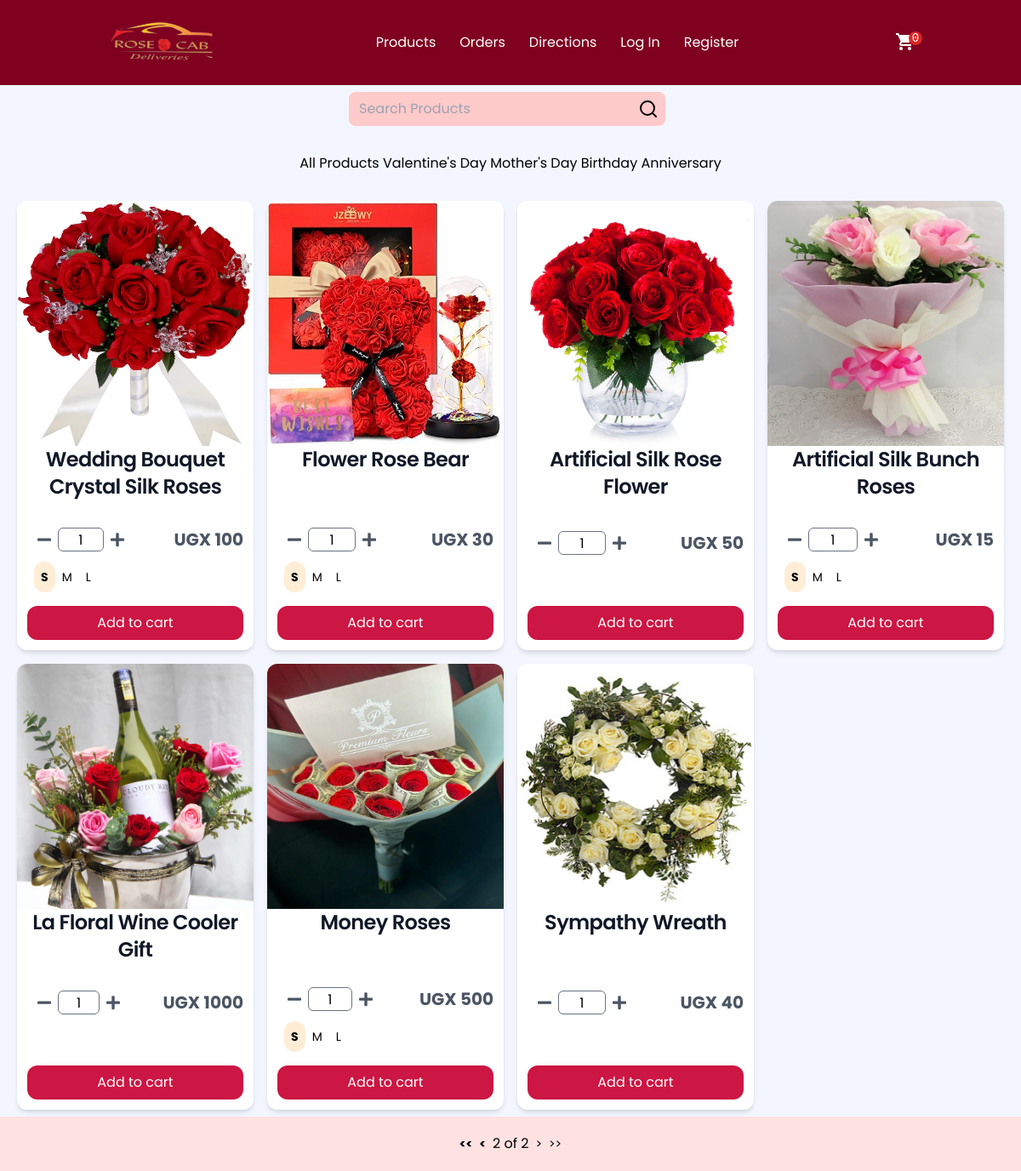
/products/?page=2, run on the app's committed database.
### store/models.py (models this page shows, shortened)
class Product(models.Model):
    id = models.UUIDField(primary_key=True, default=uuid.uuid4, editable=False)
    name = models.CharField(max_length=100)
    price = models.DecimalField(max_digits=15, decimal_places=0, blank=True, null=True)
    desc = models.TextField(max_length=500, blank=True, null=True)
    image = models.ImageField(blank=True, upload_to="images")
    created_at = models.DateField(auto_now_add=True)
    updated_at = models.DateField(auto_now=True)
    product_category = models.ForeignKey(
        "Category", on_delete=models.CASCADE, null=True, blank=True
    )
    class Meta:
        ordering = ("product_category",)
    def image_tag(self):  # pragma: no cover
        if self.image:
            return mark_safe(f'<img src="{self.image.url}" width="100" height="100" />')
    image_tag.short_description = "Image"
    @property
    def get_product_variants(self):
        variants = self.productvariant_set.all()
        return variants
    @property
    def has_variants(self):
        if self.productvariant_set.count() > 0:
            return True
        else:
            return False

class ProductVariant(models.Model):
    title = models.CharField(max_length=100, blank=True, null=True)
    product = models.ForeignKey(Product, on_delete=models.CASCADE)
    size = models.ForeignKey(Size, on_delete=models.CASCADE)
    price = models.DecimalField(max_digits=15, decimal_places=0)

class Size(models.Model):
    name = models.CharField(max_length=20, blank=True, null=True, unique=True)
    def __str__(self):
        return self.name

### store/views.py (the view)
# urls.py: path("products/", views.products, name="products"),  #customer dashboard
def products(request):
    products = Product.objects.all()
    categories = Category.objects.all()
    product_name = request.GET.get("product")
    category_name = request.GET.get("category", "")
    if product_name != "" and product_name is not None:
        products = products.filter(name__icontains=product_name)
    else:
        product_name = ""
    if category_name:
        selected_category = Category.objects.get(name=category_name)
        products = Product.objects.filter(product_category=selected_category)
        no_products_for_category = not products.exists()
    else:
        no_products_for_category = False
    paginator = Paginator(products, 10)
    page_number = request.GET.get("page")
    products = paginator.get_page(page_number)
    context = {"products": products, "search_string": product_name, 'categories': categories,
        'selected_category': category_name, "no_products_for_category": no_products_for_category}
    return render(request, "store/products.html", context=context)

### store/context_processors.py (called while the page is built)
def get_cart_quantity(request):
    if request.user.is_authenticated:
        try:
            customer = request.user.customer
        except:
            number_of_items = 0
    else:
        try:
            customer, created = Customer.objects.get_or_create(
                device=request.COOKIES["device"]
            )
        except:
            number_of_items = 0
    try:
        customer_order = Order.objects.filter(customer=customer, complete=False)[0]
        number_of_items = customer_order.get_cart_items
    except:
        number_of_items = 0
    return {"cart_quantity": number_of_items}

### templates/store/products.html (shortened to what this page needs)
{% extends "store/navbar.html" %} {% load static %}
{%block content%}
<div class="flex flex-col items-center" style="background-color: rgb(243, 246, 255); font-family: 'Poppins', sans-serif;">
<div class="flex">
  <div class="ml-auto mr-2 my-2">
    <form method="GET" class="flex bg-red-200 rounded-lg" id="search-box">
      <input
        class="border-none outline-none w-15 bg-transparent focus:ring-0"
        type="text"
        placeholder="Search Products"
        name="product"
        value="{{search_string}}"
      />
      <a
        class="mt-2"
        href="javascript:void(0);"
        onclick="document.getElementById('search-box').submit();"
      >
        <img class="mr-2" src="{% static 'store/images/search.svg' %}" alt="" />
      </a>
    </form>
  </div>
</div>
<br>
  <div class="flex-w flex-sb-m p-b-52">
  <div id="selectedCategory" class="flex-w flex-l-m filter-tope-group m-tb-10">
    <button  id="" class="stext-106 cl6 hov1 bor3 trans-04 m-r-32 m-tb-5 how-active1">
      All Products
    </button>
    <button id="Valentines" class="stext-106 cl6 hov1 bor3 trans-04 m-r-32 m-tb-5" >
      Valentine's Day
    </button>
    <button id="Mother" class="stext-106 cl6 hov1 bor3 trans-04 m-r-32 m-tb-5" >
      Mother's Day
    </button>
    <button id="Birthday" class="stext-106 cl6 hov1 bor3 trans-04 m-r-32 m-tb-5" >
      Birthday
    </button>
    <button id="Anniversary" class="stext-106 cl6 hov1 bor3 trans-04 m-r-32 m-tb-5">
      Anniversary
    </button>
  </div>
</div>
<br>
  <div
    class="grid sm:grid-cols-1 md:grid-cols-3 lg:grid-cols-4 xl:grid-cols-5 2xl:grid-cols-6 mx-3"
  >
    {% for product in products %}
    <div
      class="flex flex-col m-2 bg-white rounded-xl shadow-md individual-container"
    >
      {% if product.image %}
      <img
        class="h-72 w-full rounded-t-xl"
        src="{{ product.image.url }}"
        alt=""
      />
      {% endif %}
      <h5
        class="mb-2 text-center text-2xl font-semibold tracking-tight text-gray-900"
      >
        {{product.name}}
      </h5>
      <form
        action="{% url 'order:add_to_cart' product.id %}"
        method="post"
        class="text-center items-center mt-auto p-3"
        id="product-form"
        onkeydown="return event.key != 'Enter';"
      >
        <div class="flex my-3">
          <div class="flex ml-3 w-4/5">
            <button class="decrement" type="button">
              <svg class="fill-current text-gray-600 w-4" viewBox="0 0 448 512">
                <path
                  d="M416 208H32c-17.67 0-32 14.33-32 32v32c0 17.67 14.33 32 32 32h384c17.67 0 32-14.33 32-32v-32c0-17.67-14.33-32-32-32z"
                />
              </svg>
            </button>
            <input
              class="w-1/3 h-7 mx-2 text-center rounded-md"
              type="number"
              value="1"
              name="quantity"
              min="1"
              oninput="validity.valid||(value='1');"
              required
            />
            <button class="increment" type="button">
            </button>
          </div>
          {% if product.has_variants %}
          <div class="flex items-center font-bold text-xl text-gray-600 ">
            {% for variant in product.get_product_variants %}
            <p
              class="prices-{{forloop.parentloop.counter}} {{variant.size}}-{{forloop.parentloop.counter}} {% if not forloop.first %} hidden {% endif %}"
            >
              UGX&nbsp;{{variant.price|floatformat:0}}
            </p>
            {% endfor %}
          </div>
          {% else %}
          <div class="flex items-center font-bold text-xl text-gray-600 ">
            <p>UGX&nbsp;{{product.price|floatformat:0}}</p>
          </div>
          {% endif %}
        </div>
        {% if product.has_variants %}
        <div class="flex m-2 w-1/2">
          {% for variant in product.get_product_variants%}
          <div class="flex">
            <label for="{{variant.size}}-{{forloop.parentloop.counter}}" class="cursor-pointer select-none rounded-xl p-2 text-sm text-center peer-checked:font-bold
              {% if forloop.counter == 1 %} peer-checked:bg-orange-100
              {% elif forloop.counter == 2 %} peer-checked:bg-orange-200
              {% elif forloop.counter == 3 %} peer-checked:bg-orange-300
              {% else %} peer-checked:bg-orange-400 {% endif %}">{{variant.size}}
            </label>
          </div>
          {% endfor %}
        </div>
        {% else %}
        <div class="p-5"></div>
        {% endif %}
        <div class="flex">
          <button id="add-cart-btn"
            class="bg-red-200 rounded-xl w-full py-2 mt-2 js-add"
            type="button"
          >
            Add to cart
          </button>
        </div>
      </form>
    </div>
    {% endfor %}
  </div>
</div>
<div class="flex items-center justify-center my-5">
  {% if products.has_previous %}
  <a class="text-sm font-bold items-center inline-flex relative" href="?page=1">
    <<
  </a>
  <a
    class="text-sm font-bold px-2 items-center inline-flex relative"
    href="?page={{products.previous_page_number}}"
  >
    <
  </a>
  {% else %}
  <span class="text-sm items-center inline-flex relative"> << </span>
  <span class="text-sm px-2 items-center inline-flex relative"> < </span>
  {% endif %}
  <span class="pagination"
    >{{products.number}} of {{products.paginator.num_pages}}</span
  >
  {% if products.has_next %}
  <a
    class="text-sm font-bold px-2 items-center inline-flex relative"
    href="?page={{products.next_page_number}}"
    >></a
  >
  <a
    class="text-sm font-bold items-center inline-flex relative"
    href="?page={{products.paginator.num_pages}}"
    >>></a
  >
  {% else %}
  <a
    class="text-sm px-2 items-center inline-flex relative pointer-events-none cursor-default"
    href="#"
    >></a
  >
  <a
    class="text-sm items-center inline-flex relative pointer-events-none cursor-default"
    href="#"
    >>></a
  >
  {% endif %}
</div>
{% endblock %}

### templates/store/navbar.html (style rules this page uses)
body { font-family: "Poppins", sans-serif; }
#add-cart-btn { background-color: rgb(204, 22, 67); color: white; border: none; font-size: 16px; transition: transform 0.6s; }

### data on the page
Product: image (picture), name "Wedding Bouquet Crystal Silk Roses"
ProductVariant: price "100", size "S"
ProductVariant: size "M"
ProductVariant: size "L"
Product: image (picture), name "Flower Rose Bear"
ProductVariant: price "30", size "S"
ProductVariant: size "M"
ProductVariant: size "L"
Product: image (picture), name "Artificial Silk Rose Flower", price "50"
Product: image (picture), name "Artificial Silk Bunch Roses"
ProductVariant: price "15", size "S"
ProductVariant: size "M"
ProductVariant: size "L"
Product: image (picture), name "La Floral Wine Cooler Gift", price "1000"
Product: image (picture), name "Money Roses"
ProductVariant: price "500", size "S"
ProductVariant: size "M"
ProductVariant: size "L"
Product: image (picture), name "Sympathy Wreath", price "40"

### other printed values
{{ cart_quantity }} "0"
{{ products.number }} "2"
{{ products.paginator.num_pages }} "2"
